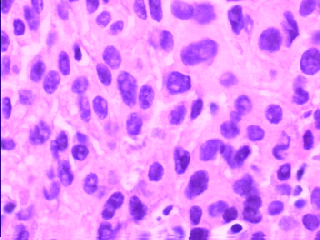
//> input picture Cellstatic/cell.bmp, 320 x 240 px
$ ./main   (built with g++ and OpenCV 4)
//> lines starting //> are read from the running program, lines starting //| are printed output that depends on the picture; after the words box and inside, x2 and y2 are one past the last pixel; in counts of white or black regions, pixels touching at a corner belong together
#include "opencv2/opencv.hpp"

using namespace cv;
using namespace std;

#include "iostream"
using namespace std;

//CV_IMAGE_ELEM( img, T, y, x )
void GetMaxMin(IplImage*img, int *max, int *min)
{
	uchar tmp;
	int i = 0, j = 0;
	for (i = 0; i<img->width; i++)
		for (j = 0; j<img->height; j++)
		{
			tmp = CV_IMAGE_ELEM(img, uchar, j, i);
			if (tmp>*max) *max = tmp;
			if (tmp<*min) *min = tmp;
		}
}

void PaintColor(IplImage *img, int r = 255, int g = 255, int b = 255)
{
	int i = 0, j = 0;
	for (i = 0; i<img->width; i++)
		for (j = 0; j<img->height; j++) {
			CV_IMAGE_ELEM(img, uchar, j, i * 3) = b;
			CV_IMAGE_ELEM(img, uchar, j, i * 3 + 1) = g;
			CV_IMAGE_ELEM(img, uchar, j, i * 3 + 2) = r;
		}
}


int main(int argc, char* argv[])
{
	IplImage *src, *dst, *back, *gray, *fore, *dst_bw;

	//Step1: Load image to src and Show source image
	if (argc == 2) {
		src = cvLoadImage(argv[1]);
	}
	else {
		src = cvLoadImage("cell.bmp");
//> src is the input picture: 240 rows x 320 cols, CV_8UC3; mean B, G, R 252.3, 139.3, 228.5
		//src = cvLoadImage("e:/cell_test.png");
	}

	if (src == 0) { cout << "Image doesn't exist"; return 0; }

	cvNamedWindow("Source image");
	cvShowImage("Source image", src);

	//Step 2:Get gray graph of source image.
	gray = cvCreateImage(cvGetSize(src), src->depth, 1);
	cvCvtColor(src, gray, CV_RGB2GRAY);
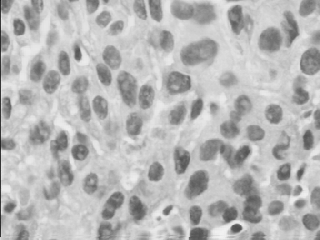
//> gray: 240 rows x 320 cols, CV_8UC1; min 33, max 241, mean 183.2
	if (gray != 0) {
		cvNamedWindow("Gray image");
		cvShowImage("Gray image", gray);
	}

	//Step 3:Get background color
	back = cvCreateImage(cvGetSize(gray), gray->depth, 1);
	cvDilate(gray, back, NULL, 10);
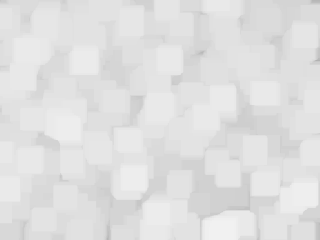
//> back: 240 rows x 320 cols, CV_8UC1; min 178, max 241, mean 224

	if (back != 0) {
		cvNamedWindow("Background Color");
		cvShowImage("Background Color", back);
	}
	int back_max = 0, back_min = 255;
	GetMaxMin(back, &back_max, &back_min);
//> the loop in GetMaxMin, `for (i = 0; i<img->width; i++)` made 320 passes
//> tmp on passes 1 to 3: 216, 216, 216
//> after the loop in GetMaxMin, `for (i = 0; i<img->width; i++)`: tmp = 193
//> back_max = 241; back_min = 178
	//  cout<<"Statics in gray image of background image"<<endl;
	//   cout<<"Min="<<back_min<<"  Max="<<back_max<<endl;

	//Step 4:Get foreground color
	fore = cvCreateImage(cvGetSize(gray), gray->depth, gray->nChannels);
	cvErode(gray, fore, NULL, 40);
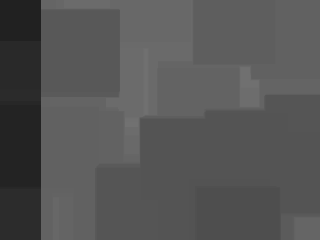
//> fore: 240 rows x 320 cols, CV_8UC1; min 33, max 113, mean 85.1

	if (fore != 0) {
		cvNamedWindow("Foreground Color");
		cvShowImage("Foreground Color", fore);
	}


	int fore_min = 255, fore_max = 0;
	GetMaxMin(fore, &fore_max, &fore_min);
//> the loop in GetMaxMin (call 2), `for (i = 0; i<img->width; i++)` made 320 passes
//> tmp on passes 1 to 3: 44, 44, 44
//> fore_max = 113; fore_min = 33
	//cout<<"Statics for foreground image"<<endl;
	//cout<<"Min="<<fore_min<<"  Max="<<fore_max;


	//Step 5: Create binary image
	dst_bw = cvCreateImage(cvGetSize(gray), gray->depth, gray->nChannels);
	cvThreshold(gray, dst_bw, (fore_max + back_min) / 2, 255, CV_THRESH_BINARY);
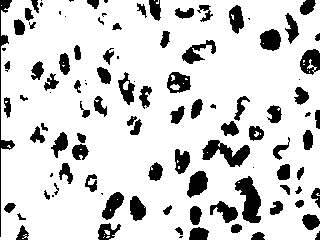
//> dst_bw: 240 rows x 320 cols, CV_8UC1; 83% white; 105 black regions (23 under 20 px)
	cvNamedWindow("Binary image");
	cvShowImage("Binary image", dst_bw);


	int Number_Object = 0;
	int contour_area_sum = 0;
	int contour_area_ave = 0;
	int contour_area_min = 10000;
	int contour_area_max = 0;
	int contour_arc_max, contour_arc_min, contour_arc_ave, contour_arc_sum = 0;

	//Step 6:Find all contours in the image.
	CvMemStorage *stor = 0;
	CvSeq * cont = 0;
	CvSeq *maxcell = 0;
	CvSeq *mincell = 0;


	stor = cvCreateMemStorage(0);
	cont = cvCreateSeq(CV_SEQ_ELTYPE_POINT, sizeof(CvSeq), sizeof(CvPoint), stor);
	Number_Object = cvFindContours(dst_bw, stor, &cont, sizeof(CvContour), CV_RETR_TREE, CV_CHAIN_APPROX_SIMPLE, cvPoint(0, 0));
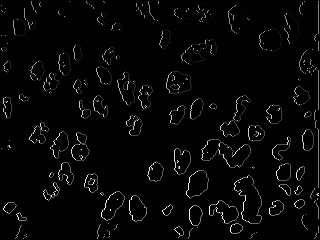
//> dst_bw: 240 rows x 320 cols, CV_8UC1; min 0, max 255, mean 7.4
//> Number_Object = 131; cont = 13 contours, 12 with area under 20; largest, box (x1, y1, x2, y2) and area: (1, 1, 319, 239) 72903
	cout << "Number of contours=" << Number_Object << endl;
//| Number of contours=131

	//Step 7: Looking for the largest and smallest cell, statistic area and arc length for all cells
	dst = cvCreateImage(cvGetSize(src), src->depth, 3);
	PaintColor(dst);
//> after the loop in PaintColor, `for (i = 0; i<img->width; i++)`: img: 240 rows x 320 cols, CV_8UC3; every value is 255

	int cellnum = 0;
	for (; cont->h_next; cont = cont->h_next);	//Skip the outer contour
//> this loop made 12 passes
//> after the loop, cont = 1 contour; box (x1, y1, x2, y2) and area: (1, 1, 319, 239) 72903

	cont = cont->v_next;
//> cont = 98 contours, 26 with area under 20; largest, box (x1, y1, x2, y2) and area: (234, 175, 262, 224) 774, (201, 139, 251, 168) 718, (166, 71, 192, 94) 430, (186, 170, 209, 199) 416, (181, 39, 217, 65) 394

	for (; cont; cont = cont->h_next)
	{
		cellnum++;
		cvDrawContours(dst, cont, CV_RGB(0, 255, 0), CV_RGB(255, 0, 0), 0, 1, 8, cvPoint(0, 0));//Draw contour

		int contour_area_tmp = fabs(cvContourArea(cont, CV_WHOLE_SEQ));
		int contour_arc_tmp = cvArcLength(cont, CV_WHOLE_SEQ);

		if (contour_area_tmp > contour_area_max)
		{
			contour_area_max = contour_area_tmp;
			contour_arc_max = contour_arc_tmp;
			maxcell = cont;

		}
		if (contour_area_tmp< contour_area_min)
		{
			contour_area_min = contour_area_tmp;
			contour_arc_min = contour_arc_tmp;
			mincell = cont;
		}

		contour_arc_sum += contour_arc_tmp;
		contour_area_sum += contour_area_tmp;

	}
//> this loop made 98 passes
//> (contour_area_tmp, contour_arc_tmp, contour_area_max, contour_arc_max, contour_arc_sum, contour_area_sum) on passes 2, 3, 5, 9, 14, 20: (47, 28, 47, 28, 40, 57), (95, 37, 95, 37, 77, 152), (201, 55, 201, 55, 162, 392), (357, 105, 357, 105, 389, 1048), (370, 84, 370, 84, 597, 1811), (774, 149, 774, 149, 877, 2769)
//> (contour_area_tmp, contour_arc_tmp, contour_arc_sum, contour_area_sum) on passes 4, 6, 7, 8, 10, 11: (39, 30, 107, 191), (61, 32, 194, 453), (90, 36, 230, 543), (148, 54, 284, 691), (63, 30, 419, 1111), (318, 76, 495, 1429)
//> pass 2, `cvDrawContours(dst, cont, CV_RGB(0, 255, 0), CV_RGB(255, 0, 0), 0, 1, ..`:
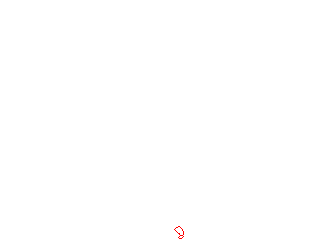
//> dst: 240 rows x 320 cols, CV_8UC3; mean B, G, R 254.9, 254.9, 255
//> after the loop:
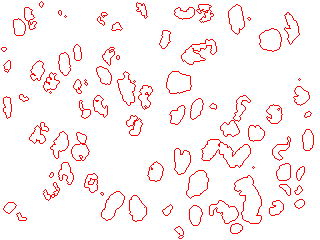
//> dst: 240 rows x 320 cols, CV_8UC3; mean B, G, R 242.5, 242.5, 255
//> after the loop, cont = 0 contours; cellnum = 98; contour_area_max = 774; contour_arc_max = 149; contour_area_min = 2; contour_arc_min = 5; contour_arc_sum = 4440; contour_area_sum = 12610
	contour_area_ave = contour_area_sum / cellnum;
//> contour_area_ave = 128
	contour_arc_ave = contour_arc_sum / cellnum;
//> contour_arc_ave = 45

	cout << "Number of Cell=" << cellnum << endl;
//| Number of Cell=98
	//Step 8: Get rough center point
	CvRect rect1 = cvBoundingRect(maxcell, 0);
//> rect1 = Rect(234, 175, 28, 49)
	CvRect rect2 = cvBoundingRect(mincell, 0);
//> rect2 = Rect(252, 166, 3, 3)

	cout << "Largest Cell:" << endl;
	cout << "Area=" << contour_area_max << "\tArc Length=" << contour_arc_max << "\tDensity=" << (float)contour_area_max / (contour_arc_max*contour_arc_max) << endl;
//| Area=774	Arc Length=149	Density=0.0348633
	cout << "center at:(" << rect1.x + rect1.width / 2 << "," << rect1.y + rect1.height / 2 << ")" << endl;
//| center at:(248,199)
	cout << "Smallest Cell:" << endl;
	cout << "Area=" << contour_area_min << "\tArc Length=" << contour_arc_min << "\tDensity=" << (float)contour_area_min / (contour_arc_min*contour_arc_min) << endl;
//| Area=2	Arc Length=5	Density=0.08
	cout << "center at:(" << rect2.x + rect2.width / 2 << "," << rect2.y + rect2.height / 2 << ")" << endl;
//| center at:(253,167)

	//cvCircle(dst,cvPoint(rect1.x+rect1.width/2,rect1.y+rect1.height/2), 3, CV_RGB(0,0,255),-1,8,0);//Draw a circle at the center of largest/smallest cell
	//cvCircle(dst,cvPoint(rect2.x+rect2.width/2, rect2.y+rect2.height/2),3,CV_RGB(0,0,255),-1,8,0);

	cout << "Average area of cells=" << contour_area_ave << endl;
//| Average area of cells=128
	cout << "Average arc length of cells=" << contour_arc_ave << endl;
//| Average arc length of cells=45

	cvNamedWindow("Result Image");
	cvShowImage("Result Image", dst);


	cvWaitKey(-1); //Wait to exit

	cvReleaseImage(&src);
	cvReleaseImage(&gray);
	cvReleaseImage(&back);
	cvReleaseImage(&fore);
	cvReleaseImage(&dst_bw);
	cvReleaseImage(&dst);

	cvDestroyWindow("Source image");
	cvDestroyWindow("Background Color");
	cvDestroyWindow("Foreground Color");
	cvDestroyWindow("Gray image");
	cvDestroyWindow("Binary image");
	cvDestroyWindow("Result Image");


}
